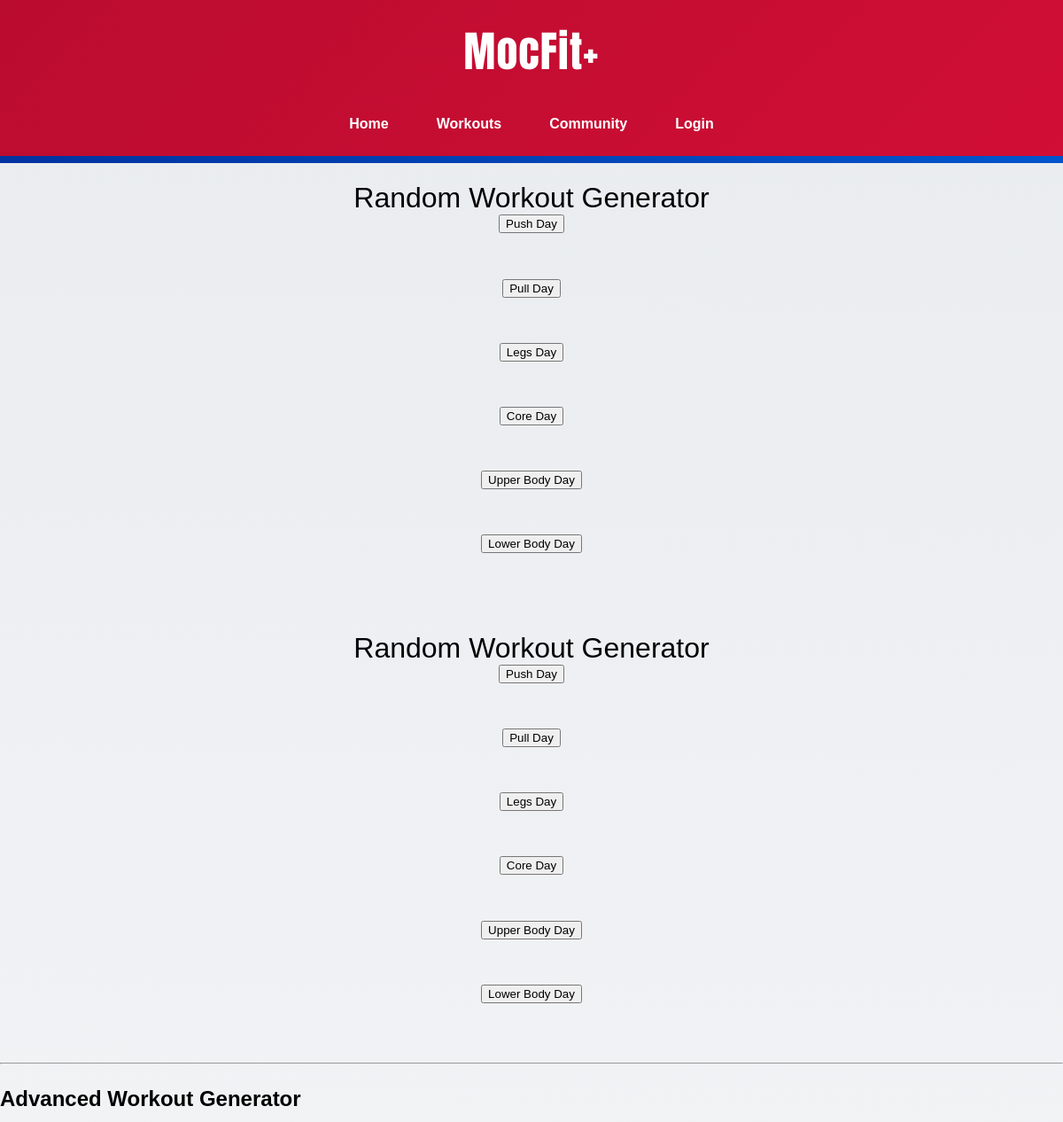
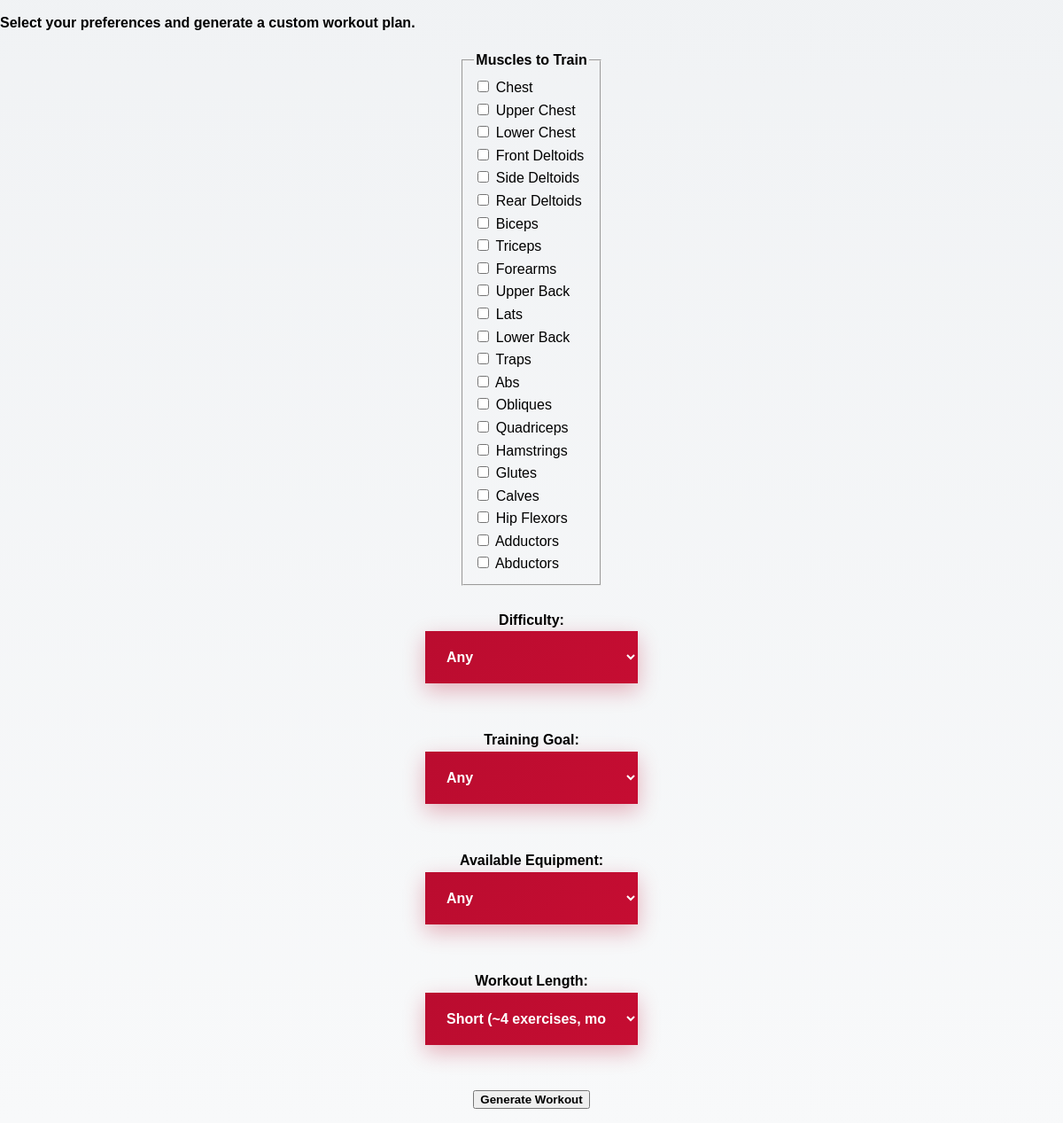
The page /workouts/ on the database its author committed (2 pictures, top to bottom).
### workouts/models.py (models this page shows, shortened)
class MuscleGroupCategory(models.Model):
    name = models.CharField(max_length = 50, unique = True)
    muscles = models.ManyToManyField("MuscleGroup", related_name = "categories")

class MuscleGroup(models.Model):
    name = models.CharField(max_length = 50, unique = True)

### workouts/views.py (the view)
# urls.py: path("", views.workout_generator_page, name = "workout_generator_page"),
def workout_generator_page(request):
    categories = MuscleGroupCategory.objects.all()
    goals = Goal.objects.all()
    equipment = Equipment.objects.all()
    muscles = MuscleGroup.objects.all()
    context = {"categories": categories, "goals": goals, "equipment": equipment, "muscles": muscles}
    return render(request, "workouts/workout_generator_page.html", context)

### workouts/templates/workouts/workout_generator_page.html (shortened to what this page needs)
<html lang="en">
<head>
      {% load static %}
    <link rel="stylesheet" href="{% static '/workouts/style.css' %}">
</head>
<body>
  <nav class="navbar">
        <div class="container">
            <div class="navbar-header"><a href="">MocFit+</a></div>
            <ul class="navbar-links">
                <li class="item"><a href="/">Home</a></li>
                <li class="item"><a href="/workouts/">Workouts</a></li>
                <li class="item"><a href="">Community</a></li>
                <li class="item"><a href="/accounts/">Login</a></li>
            </ul>
        </div>
    </nav>
    <div class="sm-container-blue"></div>
  <h1>Random Workout Generator</h1>
  <form method="post" action="{% url 'workout_generator' %}">
      {% for category in categories %}
          <button type="submit" name="category" value="{{ category.name }}">
              {{ category.name }} Day
          </button><br><br>
      {% endfor %}
  </form>
<h1>Random Workout Generator</h1>
<form method="post" action="{% url 'workout_generator' %}">
    {% for category in categories %}
        <button type="submit" name="category" value="{{ category.name }}">
            {{ category.name }} Day
        </button><br><br>
    {% endfor %}
</form>
<hr>
<h2>Advanced Workout Generator</h2>
<p><b>Select your preferences and generate a custom workout plan.</b></p>
<form method="post" action="{% url 'advanced_workout_generator' %}">
    <fieldset>
        <legend><b>Muscles to Train</b></legend>
        {% for m in muscles %}
            <label>
                <input type="checkbox" name="muscles" value="{{ m.name }}">
                {{ m.name }}
            </label><br>
        {% endfor %}
    </fieldset>
    <br>
    <label for="difficulty"><b>Difficulty:</b></label>
    <select id="difficulty" name="difficulty">
        <option value="">Any</option>
    </select>
    <br><br>
    <label for="goal"><b>Training Goal:</b></label>
    <select id="goal" name="goal">
        <option value="">Any</option>
    </select>
    <br><br>
    <label for="equipment"><b>Available Equipment:</b></label>
    <select id="equipment" name="equipment">
        <option value="">Any</option>
    </select>
    <br><br>
    <label for="length"><b>Workout Length:</b></label>
    <select id="length" name="length">
        <option value="short">Short (~4 exercises, mostly compound)</option>
    </select>
    <br><br>
    <button type="submit"><b>Generate Workout</b></button>
</form>

### workouts/static/workouts/style.css (style rules this page uses)
body { font-family: Verdana, Geneva, Tahoma, sans-serif; margin: 0px; padding: 0px; line-height: 1.6; background: linear-gradient(1deg, #f8f9fa 0%, #e9ecef 100%); }
h1 { font-size: 2rem; font-weight: normal; margin: 0px; padding: 20px 0 0 0; line-height: 1.2; text-align:center; color:black; }
.navbar { background: linear-gradient(135deg, #ba0c2f, #d10e35); position: relative; top: 0; z-index: 100; height: 176px; }
.navbar .container { display: flex; flex-direction: column; justify-content: space-between; align-items: center; justify-content: center; padding: 20px 40px; }
.navbar .navbar-header { font-family: "Anton"; font-size: 3rem; letter-spacing: 1px; padding-bottom: 20px; }
.navbar a { text-decoration: none; color: white; }
.navbar-links a { position: relative; font-weight: bold; display: inline-block; padding: 10px 15px; text-decoration: none; color: white; transition: color 0.3s ease; z-index: 1; }
.navbar-links a::before { content: ""; position: absolute; top: 50%; left: 0; width: 100%; height: 0%; background: linear-gradient(135deg, #0032a0, #0055cc); z-index: -1; transform: translateY(-50%) scaleY(0); transform-origin: center; transition: transform 0.75s ease; }
.navbar ul { list-style-type: none; display: flex; align-items: center; margin: 0; gap: 1.5rem; padding: 0px !important; }
.navbar li { display: inline-block; font-family: Verdana, Geneva, Tahoma, sans-serif; font-size: 1rem; }
.sm-container-blue { height: 8px; background: linear-gradient(135deg, #0032a0, #0055cc); }
form { display: flex; flex-direction: column; justify-content: center; align-items: center; }
select { padding: 20px; font-size: 1rem; background: linear-gradient(135deg, #ba0c2f, #d10e35); color: white; box-shadow: 0 8px 25px rgba(186, 12, 47, 0.3); font-family: Verdana, Geneva, Tahoma, sans-serif; font-weight: bold; transition: all 0.4s ease; background-size: 200% 200%; border: none; width: 240px; }
option { color: black; }

### rows shown on the page
MuscleGroupCategory: name "Push"
MuscleGroupCategory: name "Pull"
MuscleGroupCategory: name "Legs"
MuscleGroupCategory: name "Core"
MuscleGroupCategory: name "Upper Body"
MuscleGroupCategory: name "Lower Body"
MuscleGroup: name "Chest"
MuscleGroup: name "Upper Chest"
MuscleGroup: name "Lower Chest"
MuscleGroup: name "Front Deltoids"
MuscleGroup: name "Side Deltoids"
MuscleGroup: name "Rear Deltoids"
MuscleGroup: name "Biceps"
MuscleGroup: name "Triceps"
MuscleGroup: name "Forearms"
MuscleGroup: name "Upper Back"
MuscleGroup: name "Lats"
MuscleGroup: name "Lower Back"
MuscleGroup: name "Traps"
MuscleGroup: name "Abs"
MuscleGroup: name "Obliques"
MuscleGroup: name "Quadriceps"
MuscleGroup: name "Hamstrings"
MuscleGroup: name "Glutes"
MuscleGroup: name "Calves"
MuscleGroup: name "Hip Flexors"
MuscleGroup: name "Adductors"
MuscleGroup: name "Abductors"
